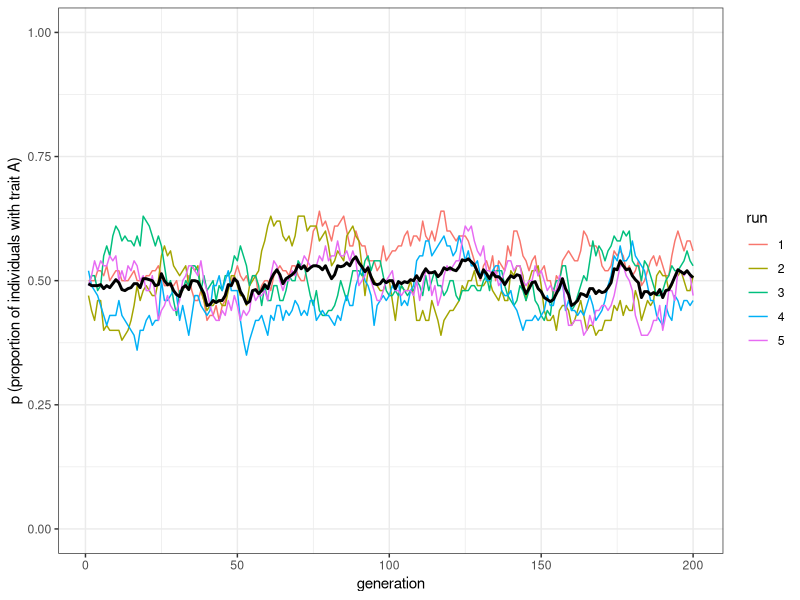
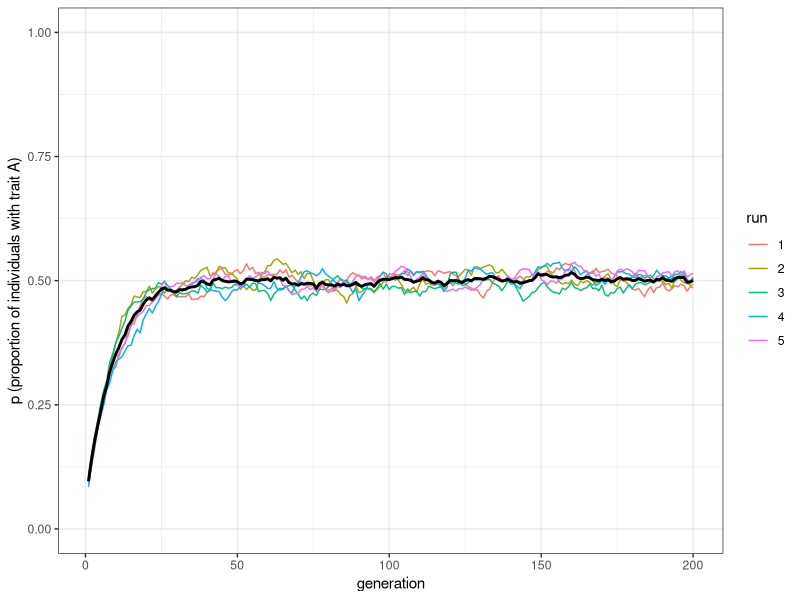
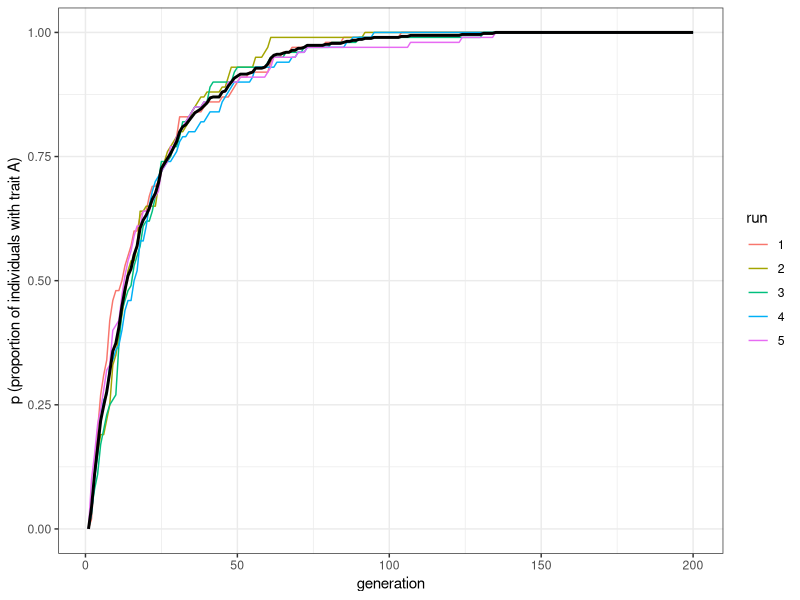
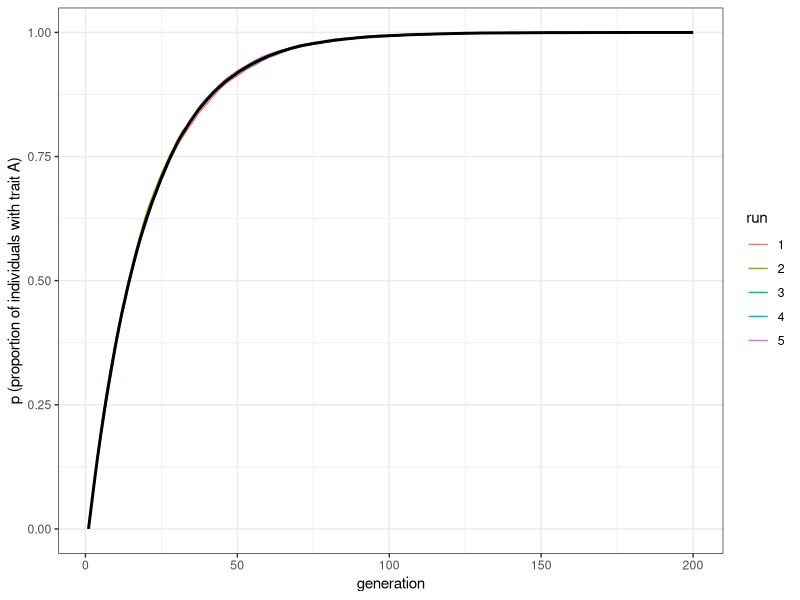
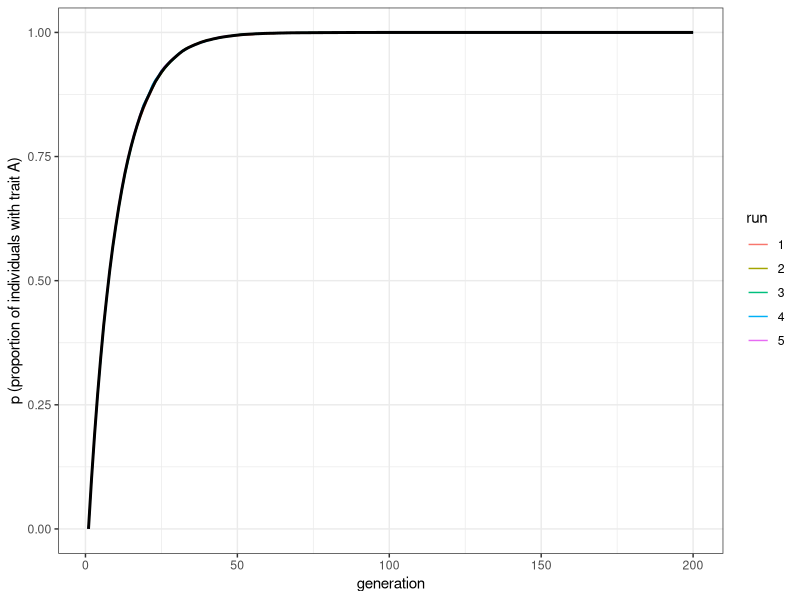
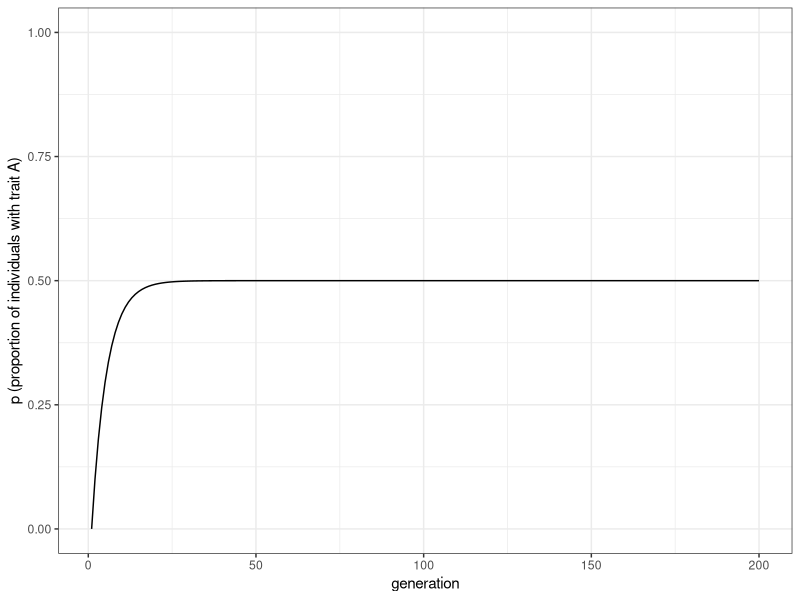
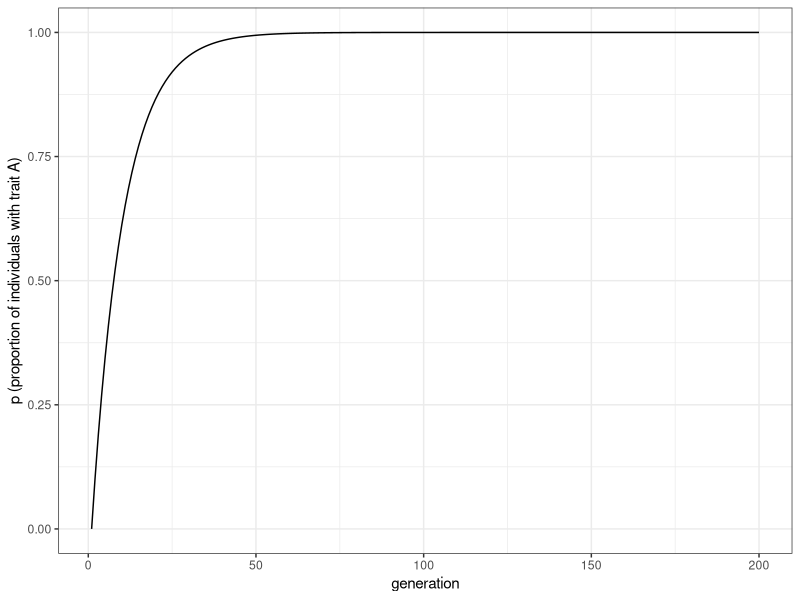

Reproduce these figures in R, in order.
## ---- chunk 1
library(tidyverse)

unbiased_mutation <- function(N, mu, p_0, t_max, r_max) {
  output <- tibble(generation = rep(1:t_max, r_max), p = rep(NA, t_max * r_max), run = as.factor(rep(1:r_max, each = t_max))) # create the output tibble

  for (r in 1:r_max) {
    population <- tibble(trait = sample(c("A", "B"), N, replace = TRUE, prob = c(p_0, 1 - p_0)))

    output[output$generation == 1 & output$run == r, ]$p <- sum(population$trait == "A") / N # add first generation's p for run r
    for (t in 2:t_max) {
      previous_population <- population # copy individuals to previous_population tibble

      mutate <- sample(c(TRUE, FALSE), N, prob = c(mu, 1 - mu), replace = TRUE) # find 'mutant' individuals

      if (nrow(population[mutate & previous_population$trait == "A", ]) > 0) {
        population[mutate & previous_population$trait == "A", ]$trait <- "B" # if individual was A and mutates, flip to B
      }

      if (nrow(population[mutate & previous_population$trait == "B", ]) > 0) {
        population[mutate & previous_population$trait == "B", ]$trait <- "A" # if individual was B and mutates, flip to A
      }
      output[output$generation == t & output$run == r, ]$p <- sum(population$trait == "A") / N # get p and put it into output slot for this generation t and run r
    }
  }
  output # export data from function
}
## ---- chunk 2
plot_multiple_runs <- function(data_model) {
  ggplot(data = data_model, aes(y = p, x = generation)) +
    geom_line(aes(colour = run)) +
    stat_summary(fun.y = mean, geom = "line", size = 1) +
    ylim(c(0, 1)) +
    theme_bw() +
    labs(y = "p (proportion of individuals with trait A)")
}
## ---- chunk 3
data_model <- unbiased_mutation(N = 100, mu = 0.05, p_0 = 0.5, t_max = 200, r_max = 5)
plot_multiple_runs(data_model)
## ---- chunk 4
data_model <- unbiased_mutation(N = 1000, mu = 0.05, p_0 = 0.1, t_max = 200, r_max = 5)
plot_multiple_runs(data_model)
## ---- chunk 5

biased_mutation <- function(N, mu_b, p_0, t_max, r_max) {
  output <- tibble(generation = rep(1:t_max, r_max), p = rep(NA, t_max * r_max), run = as.factor(rep(1:r_max, each = t_max))) # create the output tibble

  for (r in 1:r_max) {
    population <- tibble(trait = sample(c("A", "B"), N, replace = TRUE, prob = c(p_0, 1 - p_0)))

    output[output$generation == 1 & output$run == r, ]$p <- sum(population$trait == "A") / N # add first generation's p for run r
    for (t in 2:t_max) {
      previous_population <- population # copy individuals to previous_population tibble

      mutate <- sample(c(TRUE, FALSE), N, prob = c(mu_b, 1 - mu_b), replace = TRUE) # find 'mutant' individuals

      if (nrow(population[mutate & previous_population$trait == "B", ]) > 0) {
        population[mutate & previous_population$trait == "B", ]$trait <- "A" # if individual was B and mutates, flip to A
      }
      output[output$generation == t & output$run == r, ]$p <- sum(population$trait == "A") / N # get p and put it into output slot for this generation t and run r
    }
  }
  output # export data from function
}
## ---- chunk 6
data_model <- biased_mutation(N = 100, mu_b = 0.05, p_0 = 0, t_max = 200, r_max = 5)
plot_multiple_runs(data_model)
## ---- chunk 7
data_model <- biased_mutation(N = 10000, mu_b = 0.05, p_0 = 0, t_max = 200, r_max = 5)
plot_multiple_runs(data_model)
## ---- chunk 8
data_model <- biased_mutation(N = 10000, mu_b = 0.1, p_0 = 0, t_max = 200, r_max = 5)
plot_multiple_runs(data_model)
## ---- chunk 9

p_0 <- 0
t_max <- 200
mu <- 0.1

pop_analytical <- tibble(p = rep(NA, t_max), generation = 1:t_max)
pop_analytical$p[1] <- p_0

for (i in 2:t_max) {
  pop_analytical$p[i] <- pop_analytical$p[i - 1] * (1 - mu) + (1 - pop_analytical$p[i - 1]) * mu
}

ggplot(data = pop_analytical, aes(y = p, x = generation)) +
  geom_line() +
  ylim(c(0, 1)) +
  theme_bw() +
  labs(y = "p (proportion of individuals with trait A)")
## ---- chunk 10

p_0 <- 0
t_max <- 200
mu_b <- 0.1

pop_analytical <- tibble(p = rep(NA, t_max), generation = 1:t_max)
pop_analytical$p[1] <- p_0

for (i in 2:t_max) {
  pop_analytical$p[i] <- pop_analytical$p[i - 1] + (1 - pop_analytical$p[i - 1]) * mu_b
}

ggplot(data = pop_analytical, aes(y = p, x = generation)) +
  geom_line() +
  ylim(c(0, 1)) +
  theme_bw() +
  labs(y = "p (proportion of individuals with trait A)")
